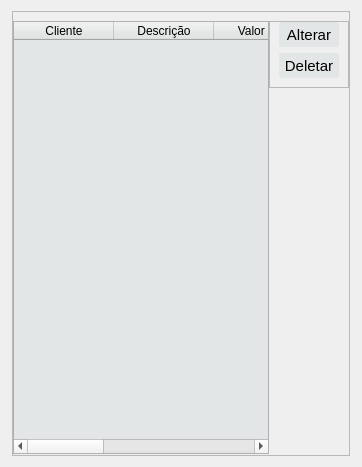
                <widget class="QWidget" name="tab_5">
                 <attribute name="title">
                  <string>Lista</string>
                 </attribute>
                 <layout class="QGridLayout" name="gridLayout_11">
                  <item row="1" column="2">
                   <spacer name="horizontalSpacer_38">
                    <property name="orientation">
                     <enum>Qt::Horizontal</enum>
                    </property>
                    <property name="sizeType">
                     <enum>QSizePolicy::Fixed</enum>
                    </property>
                    <property name="sizeHint" stdset="0">
                     <size>
                      <width>1</width>
                      <height>20</height>
                     </size>
                    </property>
                   </spacer>
                  </item>
                  <item row="1" column="0">
                   <spacer name="horizontalSpacer_39">
                    <property name="orientation">
                     <enum>Qt::Horizontal</enum>
                    </property>
                    <property name="sizeType">
                     <enum>QSizePolicy::Preferred</enum>
                    </property>
                    <property name="sizeHint" stdset="0">
                     <size>
                      <width>1</width>
                      <height>20</height>
                     </size>
                    </property>
                   </spacer>
                  </item>
                  <item row="0" column="1" rowspan="2">
                   <widget class="QFrame" name="frame_12">
                    <property name="frameShape">
                     <enum>QFrame::StyledPanel</enum>
                    </property>
                    <property name="frameShadow">
                     <enum>QFrame::Raised</enum>
                    </property>
                    <layout class="QGridLayout" name="gridLayout_12">
                     <property name="leftMargin">
                      <number>0</number>
                     </property>
                     <property name="rightMargin">
                      <number>0</number>
                     </property>
                     <property name="bottomMargin">
                      <number>0</number>
                     </property>
                     <property name="horizontalSpacing">
                      <number>0</number>
                     </property>
                     <property name="verticalSpacing">
                      <number>6</number>
                     </property>
                     <item row="1" column="1">
                      <spacer name="verticalSpacer_15">
                       <property name="orientation">
                        <enum>Qt::Vertical</enum>
                       </property>
                       <property name="sizeHint" stdset="0">
                        <size>
                         <width>20</width>
                         <height>366</height>
                        </size>
                       </property>
                      </spacer>
                     </item>
                     <item row="0" column="1">
                      <widget class="QFrame" name="frame_13">
                       <property name="minimumSize">
                        <size>
                         <width>0</width>
                         <height>0</height>
                        </size>
                       </property>
                       <property name="font">
                        <font>
                         <pointsize>8</pointsize>
                        </font>
                       </property>
                       <property name="styleSheet">
                        <string notr="true">QPushButton{
	
		background-color: rgb(227, 230, 230);
	border-radius:2px;
	color: rgb(0, 0, 0);
}
QPushButton:hover{
	border-radius:5px;
	background-color: rgb(255, 255, 255);
}</string>
                       </property>
                       <property name="frameShape">
                        <enum>QFrame::StyledPanel</enum>
                       </property>
                       <property name="frameShadow">
                        <enum>QFrame::Raised</enum>
                       </property>
                       <layout class="QVBoxLayout" name="verticalLayout_15">
                        <property name="topMargin">
                         <number>0</number>
                        </property>
                        <item>
                         <widget class="QPushButton" name="btn_alterar_pedido">
                          <property name="minimumSize">
                           <size>
                            <width>60</width>
                            <height>25</height>
                           </size>
                          </property>
                          <property name="font">
                           <font>
                            <pointsize>11</pointsize>
                           </font>
                          </property>
                          <property name="text">
                           <string>Alterar</string>
                          </property>
                         </widget>
                        </item>
                        <item>
                         <widget class="QPushButton" name="btn_deletar_pedido">
                          <property name="minimumSize">
                           <size>
                            <width>60</width>
                            <height>25</height>
                           </size>
                          </property>
                          <property name="font">
                           <font>
                            <pointsize>11</pointsize>
                           </font>
                          </property>
                          <property name="text">
                           <string>Deletar</string>
                          </property>
                         </widget>
                        </item>
                       </layout>
                      </widget>
                     </item>
                     <item row="0" column="0" rowspan="2">
                      <widget class="QTableWidget" name="tableWidget_pedidos">
                       <property name="styleSheet">
                        <string notr="true">QLineEdit{

	
	background-color: rgb(255,255,255);
	font: 10pt &quot;MS Shell Dlg 2&quot;;
}

QFrame{

	
		background-color: rgb(227, 230, 230);

}
</string>
                       </property>
                       <column>
                        <property name="text">
                         <string>Cliente</string>
                        </property>
                       </column>
                       <column>
                        <property name="text">
                         <string>Descrição</string>
                        </property>
                       </column>
                       <column>
                        <property name="text">
                         <string>Valor Und</string>
                        </property>
                       </column>
                       <column>
                        <property name="text">
                         <string>Quantidade</string>
                        </property>
                       </column>
                       <column>
                        <property name="text">
                         <string>Valor Total</string>
                        </property>
                       </column>
                       <column>
                        <property name="text">
                         <string>Data de Entrega</string>
                        </property>
                       </column>
                      </widget>
                     </item>
                     <item row="2" column="0">
                      <spacer name="verticalSpacer_22">
                       <property name="orientation">
                        <enum>Qt::Vertical</enum>
                       </property>
                       <property name="sizeType">
                        <enum>QSizePolicy::Fixed</enum>
                       </property>
                       <property name="sizeHint" stdset="0">
                        <size>
                         <width>20</width>
                         <height>1</height>
                        </size>
                       </property>
                      </spacer>
                     </item>
                    </layout>
                   </widget>
                  </item>
                 </layout>
                </widget>
